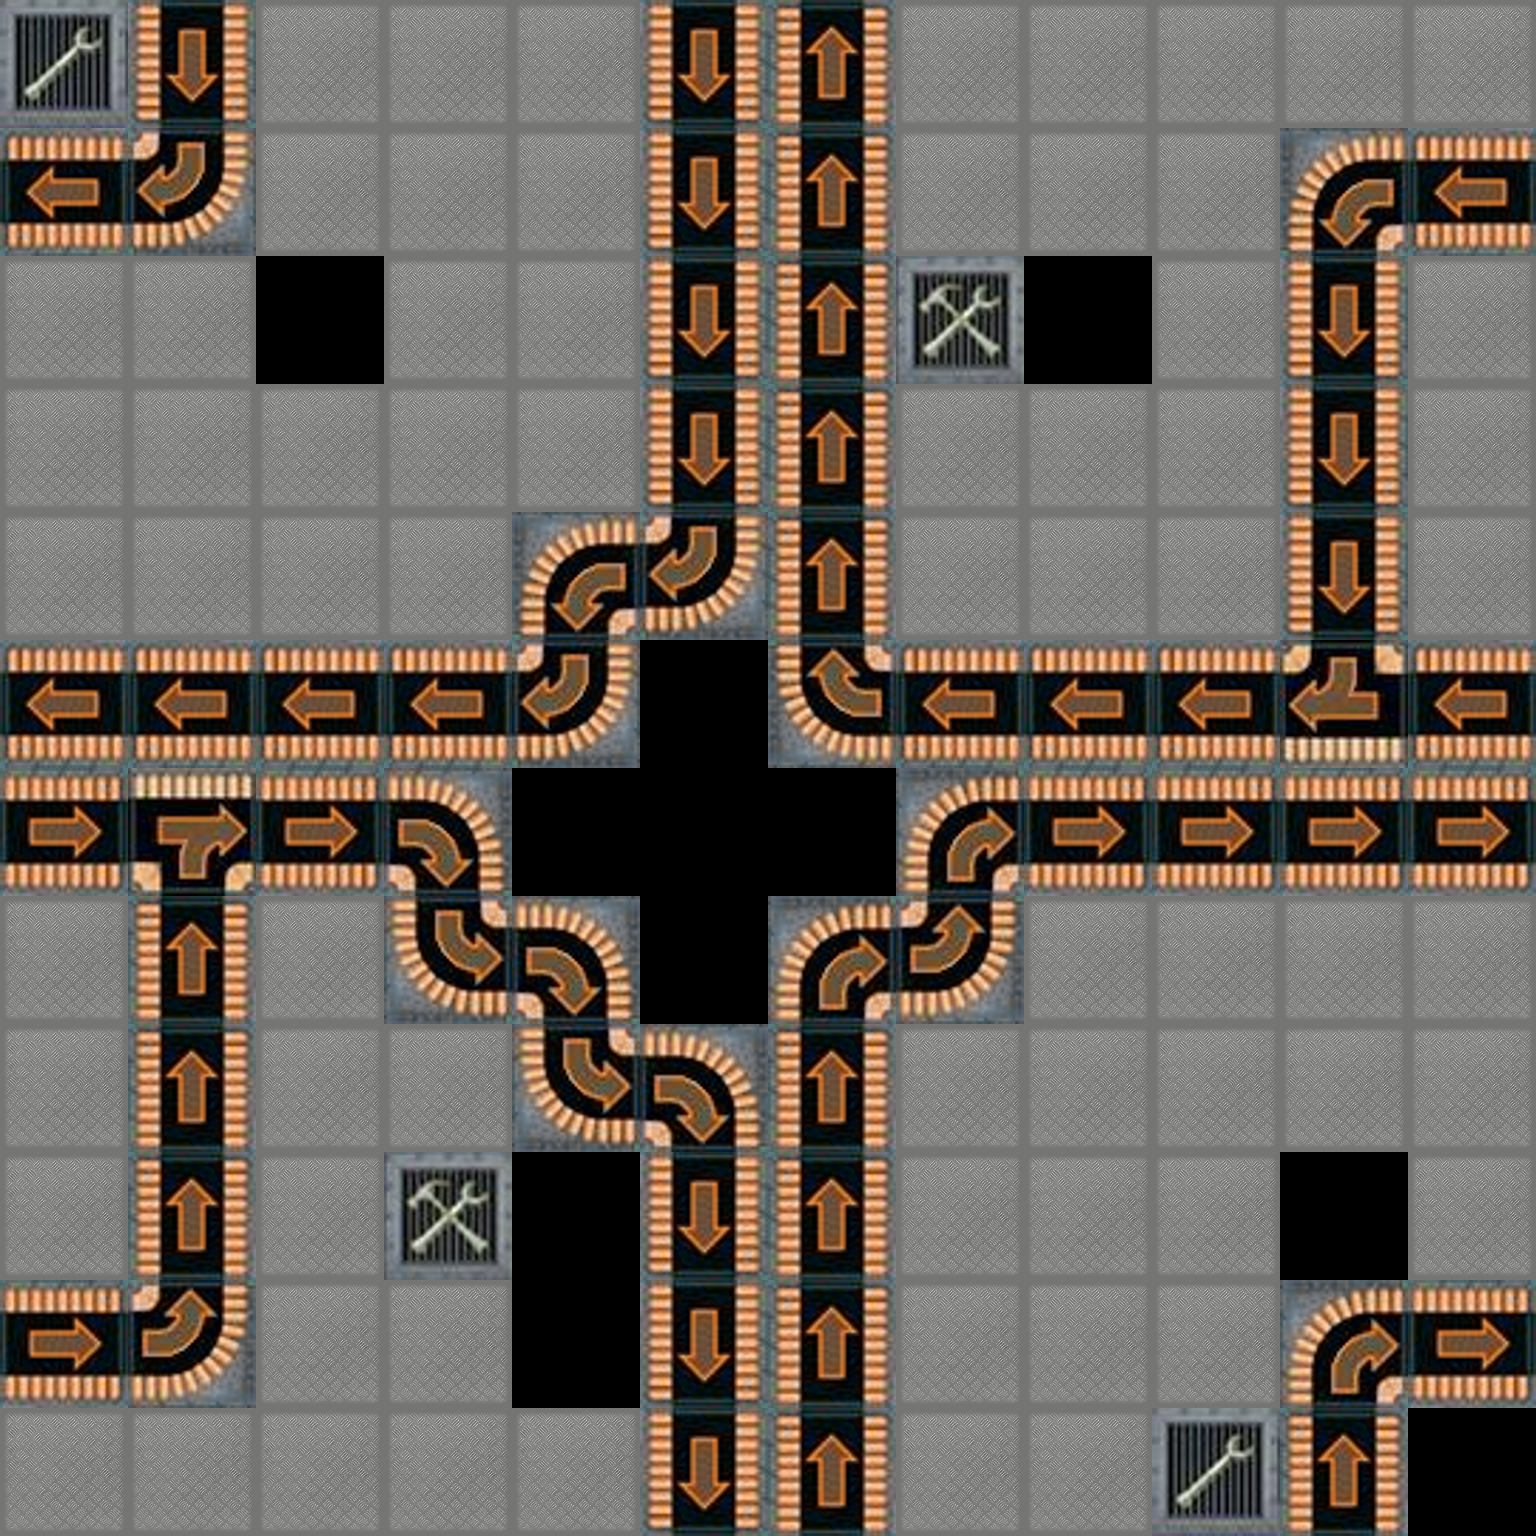

This is a level from a 2D game, rendered from its Tiled map with the project's own tilesets. A one-line summary and the map file follow, with tile-layer data summarised:
An orthogonal 12x12 tile map with 128x128 px tiles, 1 tile layer (floor).

<map version="1.0" orientation="orthogonal" width="12" height="12" tilewidth="128" tileheight="128" backgroundcolor="#000000">
 <tileset firstgid="1" name="floor" tilewidth="128" tileheight="128">
  <image source="../tiles/floor.png" width="384" height="1536" />
 </tileset>
 <layer name="floor" width="12" height="12">
  <data>[144 cells, 133 non-empty, 6 distinct tile ids]</data>
 </layer>
</map>